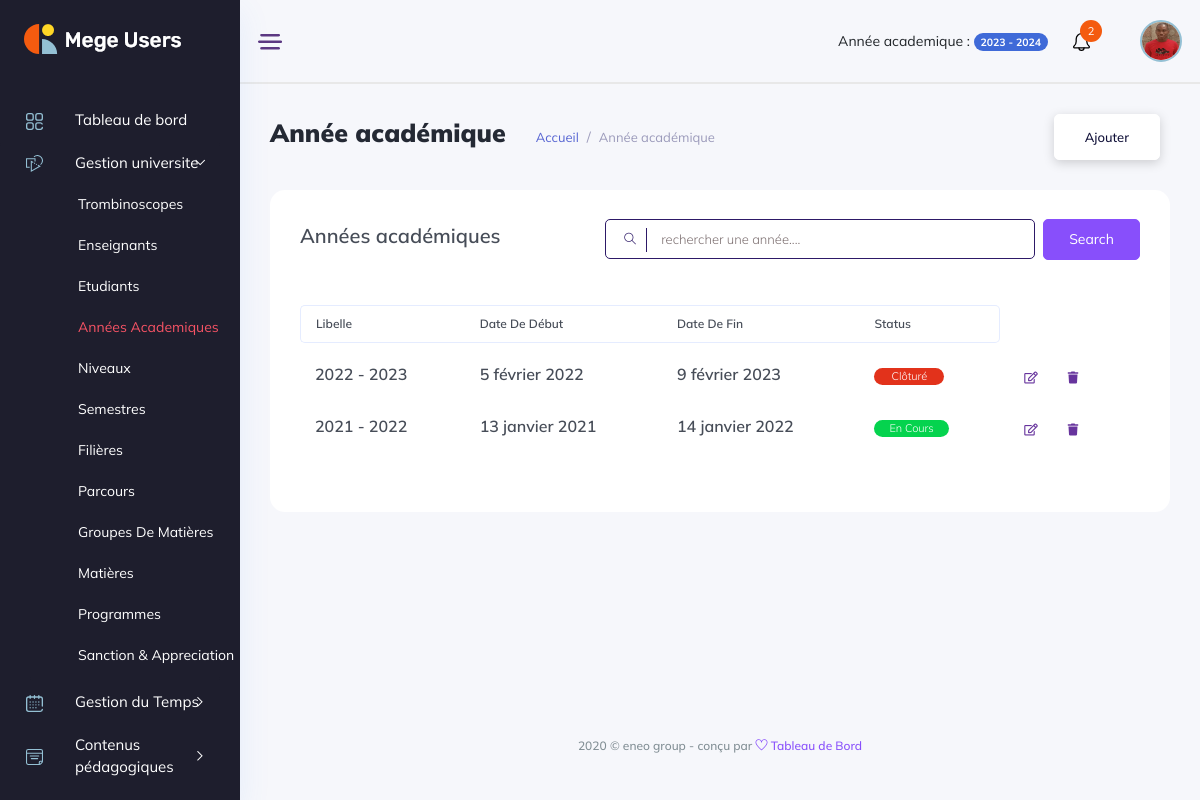
Before: /gestion_universite/année-academiques/ (signed in) with the older database file.
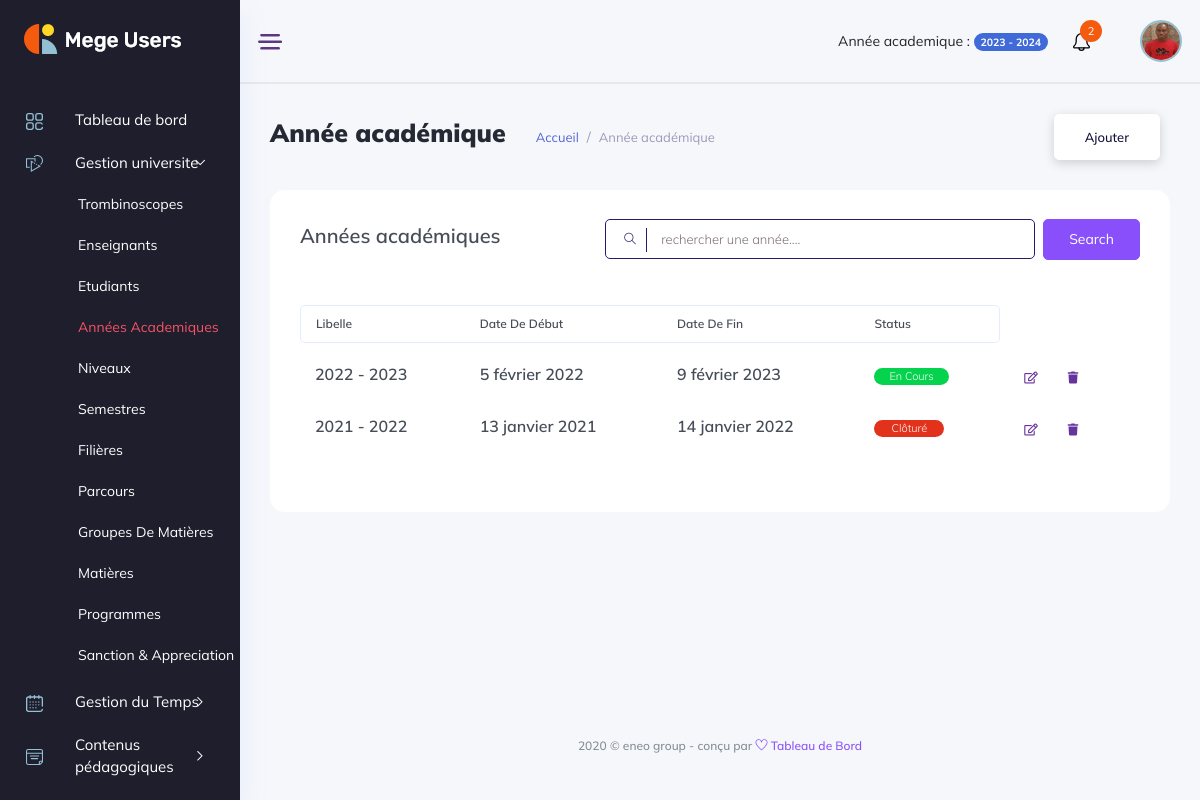
After: the same page with the newer database file.
### backend/models/gestion_ecole.py (models this page shows, shortened)
class AcademicYear(models.Model):
    label = models.CharField(max_length=50)
    start_date = models.DateField(blank=True, null=True)
    end_date = models.DateField(blank=True, null=True)
    status = models.BooleanField(default=True)
    school = models.ForeignKey(Etablishment, on_delete=models.CASCADE, null=True)
    created_at = models.DateTimeField(auto_now_add=True)
    updated_at = models.DateTimeField(auto_now=True)

### manager_dashboard/views/gestion_universite_view.py (called while the page is built)
    def dispatch(self,request, *args, **kwargs):
        if not request.user.is_authenticated:
            return redirect('backend:login')
        if request.user.is_manager or request.user.is_admin:
            return super().dispatch(request, *args, **kwargs)
        return redirect('backend:logout')

    def get(self, request, *args, **kwargs):
        academic_years = AcademicYear.objects.all().order_by('-label')
        context = {'academic_years': academic_years}
        return render(request, template_name=self.template, context=context)

### manager_dashboard/templates/manager_dashboard/gestion_universite/annee_academiques.html (shortened to what the changed rows need)
{% extends '../base.html' %}
{% load static %}
{% block content %}
<div class="main_content_iner overly_inner ">
    <div class="container-fluid p-0 ">
        <div class="row">
            <div class="col-lg-12">
                <div class="white_card card_height_100 mb_30 pt-4">
                    <div class="white_card_body">
                        <div class="QA_section">
                            <div class="QA_table mb_30">
                                <table class="table lms_table_active ">
                                    <thead>
                                        <tr>
                                            <th scope="col">Libelle</th>
                                            <th scope="col">Date de début</th>
                                            <th scope="col">Date de fin</th>
                                            <th scope="col">Status</th>
                                        </tr>
                                    </thead>
                                    <tbody id="elementList">
                                        {% for year in academic_years %}
                                            <tr data-id="{{ year.id }}">
                                                <td> <h6> {{ year.label }} </h6></td>
                                                <td> <h6> {{ year.start_date }}</h6></td>
                                                <td> <h6> {{ year.end_date }} </h6></td>
                                                {% if year.status %}
                                                    <td><h6> <a class="status_btn">En cours</a></h6></td>
                                                {% else %}
                                                    <td><h6> <a class="status_Btn">Clôturé</a></h6></td>
                                                {% endif %}
                                                <td>
                                                    <div class="action_btns d-flex">
                                                        <a href='{% url "manager_dashboard:edit_year" year.id %}' class="action_btn mr_10"> <i class="far fa-edit"></i> </a>
                                                        <a href="#" onclick='deleteYear({{ year.id }})' class="action_btn"> <i class="fas fa-trash"></i> </a>
                                                    </div>
                                                </td>
                                            </tr>
                                        {% endfor %}
                                    </tbody>
                                </table>
                            </div>
                        </div>
                    </div>
                </div>
            </div>
        </div>
    </div>
</div>
{% endblock content %}

Changed rows visible on the page:
changed AcademicYear "5 février 2022": status "Clôturé" → "En Cours"
changed AcademicYear "13 janvier 2021": status "En Cours" → "Clôturé"
